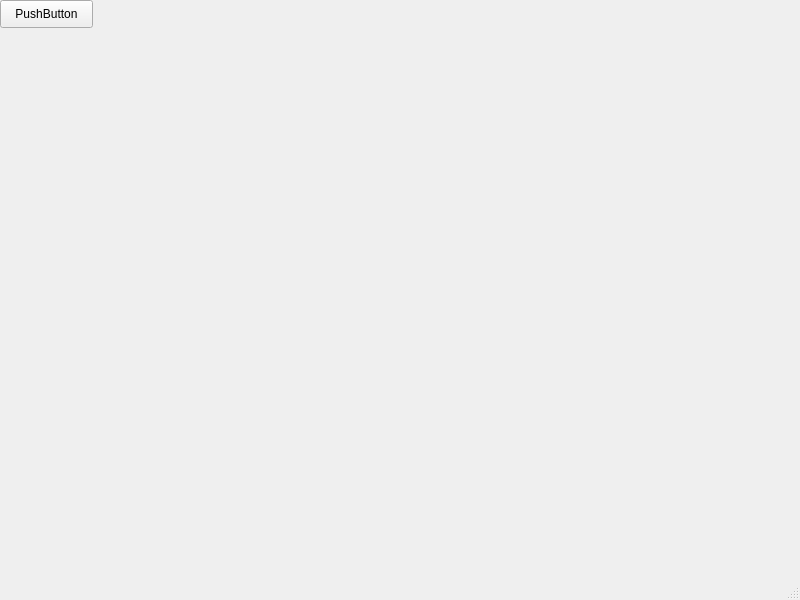
<?xml version="1.0" encoding="UTF-8"?>
<ui version="4.0">
 <class>MainWindow</class>
 <widget class="QMainWindow" name="MainWindow">
  <property name="geometry">
   <rect>
    <x>0</x>
    <y>0</y>
    <width>800</width>
    <height>600</height>
   </rect>
  </property>
  <property name="windowTitle">
   <string>MainWindow</string>
  </property>
  <widget class="QWidget" name="centralwidget">
   <widget class="QPushButton" name="pushButton">
    <property name="geometry">
     <rect>
      <x>0</x>
      <y>0</y>
      <width>93</width>
      <height>28</height>
     </rect>
    </property>
    <property name="text">
     <string>PushButton</string>
    </property>
   </widget>
  </widget>
  <widget class="QMenuBar" name="menubar">
   <property name="geometry">
    <rect>
     <x>0</x>
     <y>0</y>
     <width>800</width>
     <height>26</height>
    </rect>
   </property>
  </widget>
  <widget class="QStatusBar" name="statusbar"/>
 </widget>
 <resources/>
 <connections/>
</ui>
